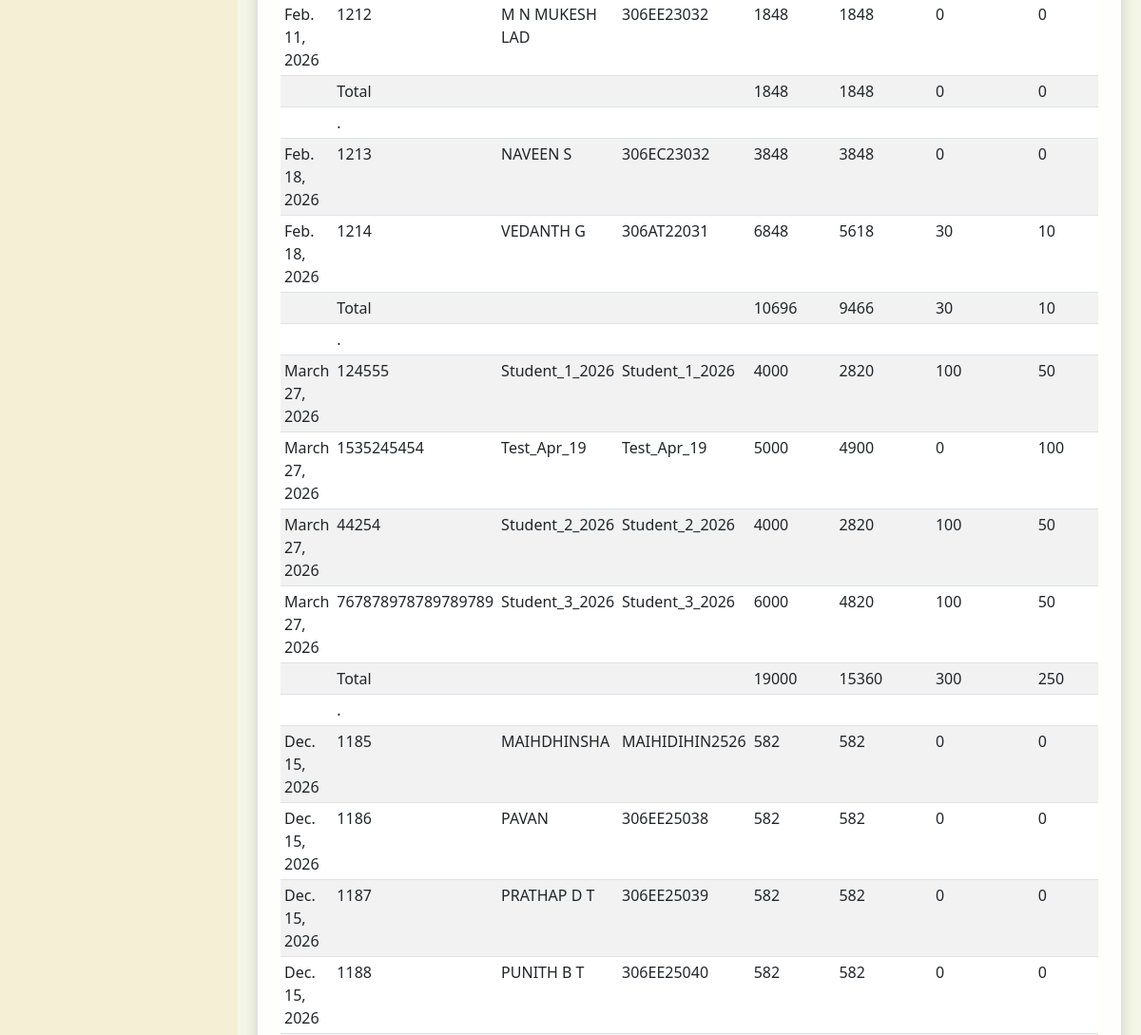
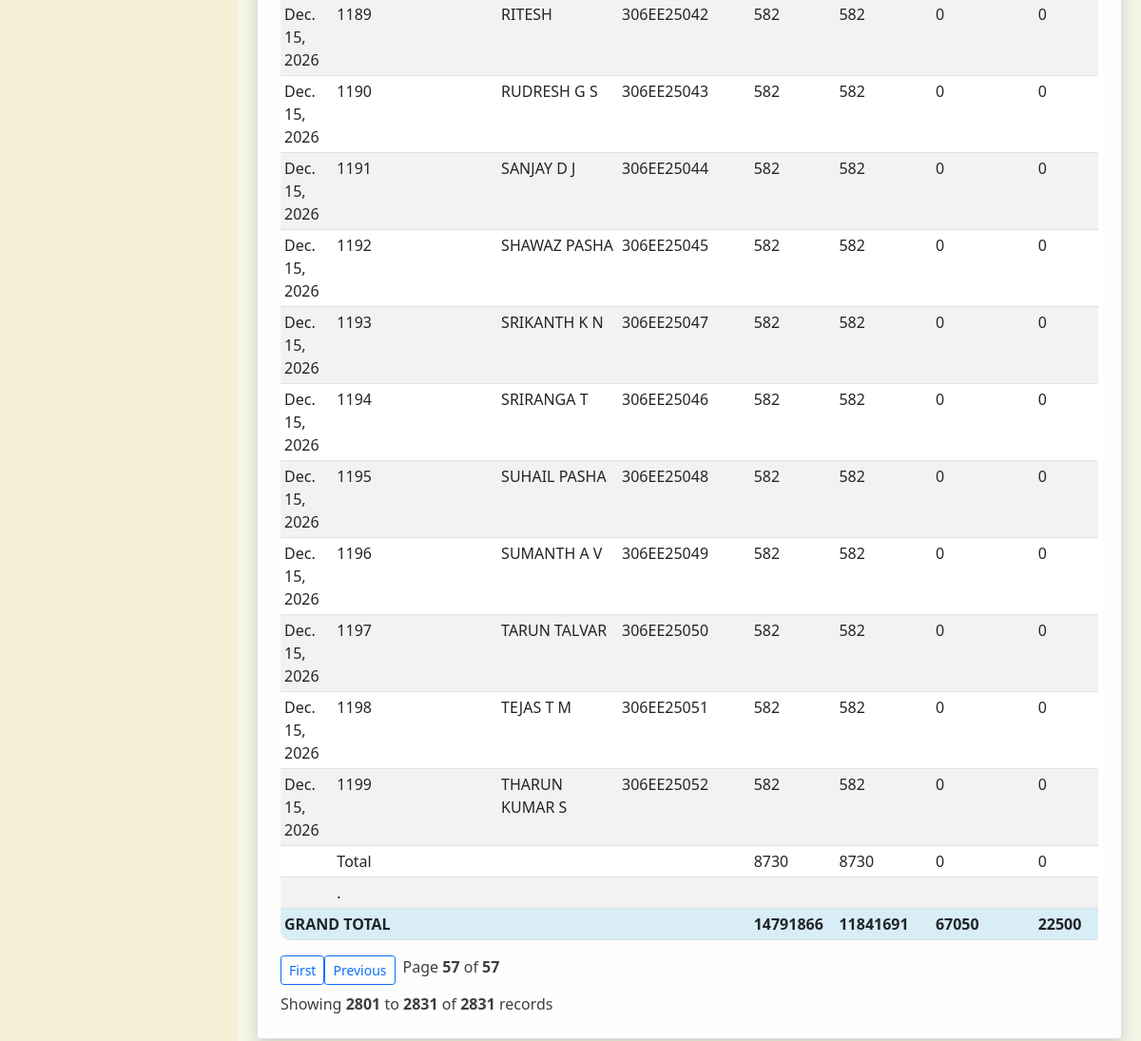
Page /history?page=58 (signed in, lower part) on the earlier database version (2 pictures, top to bottom).
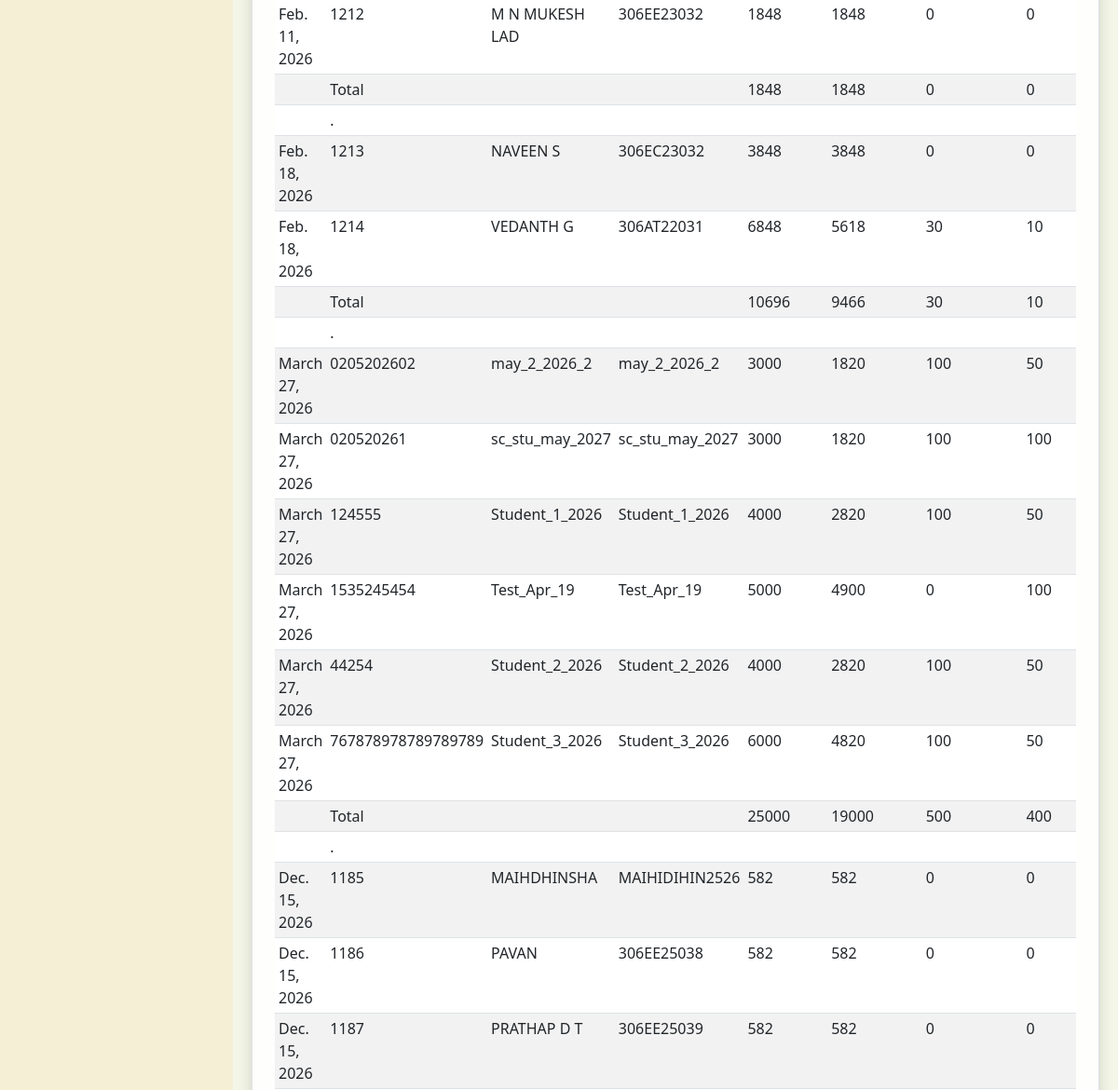
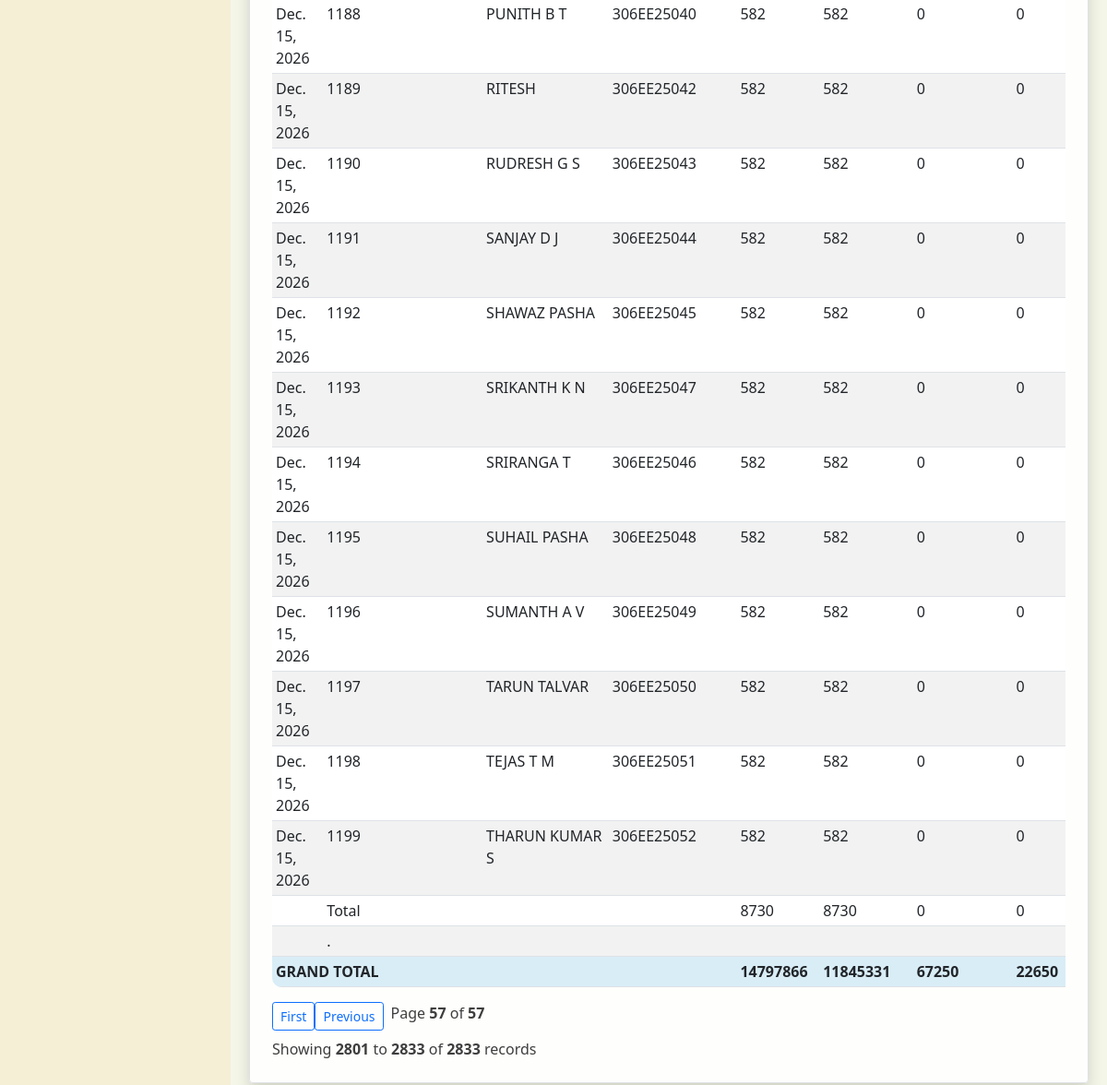
Same page on the later database version (2 pictures, top to bottom).
### accounts/models.py (models this page shows, shortened)
class History(models.Model):
    fees_receipt_no=models.CharField(primary_key=True,max_length=10)
    student=models.ForeignKey(Student,on_delete=models.CASCADE)
    year=models.IntegerField(default=0)
    academic_year=models.CharField(max_length=7)
    total_fees=models.IntegerField(default=0)
    tution_fees=models.IntegerField(default=0)
    admission_fees=models.IntegerField(default=0)
    id_fees=models.IntegerField(default=0)
    management_fees=models.IntegerField(default=0)
    lib_fees=models.IntegerField(default=0)
    assn_fees=models.IntegerField(default=0)
    rr_fees=models.IntegerField(default=0)
    swf_fees=models.IntegerField(default=0)
    twf_fees=models.IntegerField(default=0)
    lab_fees=models.IntegerField(default=0)
    sp_fees=models.IntegerField(default=0)
    nss_fees=models.IntegerField(default=0)
    dev_fees=models.IntegerField(default=0)
    red_cross_fees = models.IntegerField(default=0)
    date=models.DateField()

class Student(models.Model):
    roll_no=models.CharField(max_length=15,primary_key=True)
    roll_no2=models.CharField(max_length=15,unique=True,null=True)
    admission_year=models.IntegerField(default=2023)
    name=models.CharField(max_length=30)
    gender=models.CharField(max_length=2,default="M",choices=(('M','M'),('F','F')))
    dep=models.CharField(max_length=20,choices=department_choices)
    category=models.CharField(max_length=20,choices=category_choices,default="Others")
    sub_category=models.CharField(max_length=20,choices=sub_category_choices,default="--")
    student_phone_number=models.CharField(max_length=20,default="12345")
    parent_name=models.CharField(max_length=30,default="abcde")
    parent_phone_number=models.CharField(max_length=20,default="12345")
    student_image=models.FileField(default="default.jpg")
    application_number=models.CharField(max_length=20,default="000000000")
    cancel_admission=models.BooleanField(default=False)
    year_completed=models.IntegerField(default=0)
    merit_no = models.CharField(max_length=20, default="NA")
    Is_lateral = models.BooleanField(default=False)

### accounts/views.py (the view)
# urls.py: path('history',views.history,name="history"),
@login_required
def history(request):
    academic_year = request.GET.get('academic_year') or '---'
    qs = History.objects.select_related('student')
    if academic_year != '---':
        qs = qs.filter(academic_year=academic_year)
    qs = qs.order_by('date', 'fees_receipt_no')
    grand_totals = {
        'tution_fees': 0,
        'admission_fees': 0,
        'id_fees': 0,
        'management_fees': 0,
        'lib_fees': 0,
        'assn_fees': 0,
        'rr_fees': 0,
        'swf_fees': 0,
        'twf_fees': 0,
        'lab_fees': 0,
        'sp_fees': 0,
        'nss_fees': 0,
        'dev_fees': 0,
        'red_cross_fees' : 0,
        'total_fees': 0,
    }
    for obj in qs:
        for k in grand_totals:
            grand_totals[k] += getattr(obj, k) or 0
    paginator = Paginator(qs, 50)
    page_number = request.GET.get('page')
    page_obj = paginator.get_page(page_number)
    day_list2 = []
    prev_date = None
    totals = None
    def reset_totals(obj):
        return {
            'tution_fees': obj.tution_fees or 0,
            'admission_fees': obj.admission_fees or 0,
            'id_fees': obj.id_fees or 0,
            'management_fees': obj.management_fees or 0,
            'lib_fees': obj.lib_fees or 0,
            'assn_fees': obj.assn_fees or 0,
            'rr_fees': obj.rr_fees or 0,
            'swf_fees': obj.swf_fees or 0,
            'twf_fees': obj.twf_fees or 0,
            'lab_fees': obj.lab_fees or 0,
            'sp_fees': obj.sp_fees or 0,
            'nss_fees': obj.nss_fees or 0,
            'red_cross_fees' : obj.red_cross_fees or 0,
            'dev_fees': obj.dev_fees or 0,
            'total_fees': obj.total_fees or 0,
        }
    for i in page_obj:
        if prev_date is None:
            totals = reset_totals(i)
            prev_date = i.date
            day_list2.append(i)
            continue
        if i.date == prev_date:
            for k in totals:
                totals[k] += getattr(i, k) or 0
        else:
            day_list2.append(History(
                fees_receipt_no='Total',
                student=None,
                date='',
                **totals
            ))
            day_list2.append(empty_row())
            totals = reset_totals(i)
            prev_date = i.date
        day_list2.append(i)
    if page_obj:
        day_list2.append(History(
            fees_receipt_no='Total',
            student=None,
            date='',
            **totals
        ))
        day_list2.append(empty_row())
    params = request.GET.copy()
    params.pop('page', None)
    context = {
        'query_params': params.urlencode(),
        'day_list': day_list2,
        'page_obj': page_obj,
        'year_list': Academic_Year.objects.all().order_by('-academic_year'),
        'academic_year': academic_year,
        'grand_totals': grand_totals   # ✅ ADD THIS
    }
    return render(request, 'history.html', context)

### accounts/views.py (called while the page is built)
def empty_row():
        return History(
            fees_receipt_no='.',student=None,year=' ',tution_fees='  ',
                                admission_fees= '  ',id_fees= '  ',management_fees=' ',lib_fees=' ',assn_fees=' ',
                                rr_fees=' ',swf_fees=' ',twf_fees=' ',
                                lab_fees=' ',sp_fees=' ',nss_fees=' ',dev_fees=' '
                                ,date= '  ',red_cross_fees=' ',total_fees=" ")

### templates/history.html (shortened to what this page needs)
{% extends "base.html" %}
{% load static %}
{% load accounts_extras %}
{% block content %}
<br>
<div class="shadow border rounded p-4 bg-light">
{% if day_list %}
<div class="table-responsive">
  <br><br>
  <table class="table table-striped table-sm">
    <tbody>
      {% for file in day_list %}
      <tr>
        <td>{{ file.date }}</td>
        <td>{{ file.fees_receipt_no }}</td>
        <td>{{ file.student.name }}</td>
        <td>{{ file.student.roll_no2 }}</td>
        <td>{{ file.total_fees }}</td>
        <td>{{ file.tution_fees }}</td>
        <td>{{ file.admission_fees }}</td>
        <td>{{ file.id_fees }}</td>
      </tr>
      {% endfor %}
      <tr style="font-weight:bold; background:#d9edf7;">
        <td colspan="4">GRAND TOTAL</td>
        <td>{{ grand_totals.total_fees }}</td>
        <td>{{ grand_totals.tution_fees }}</td>
        <td>{{ grand_totals.admission_fees }}</td>
        <td>{{ grand_totals.id_fees }}</td>
    </tr>
    </tbody>
  </table>
<div class="pagination mt-3">
  {% if page_obj.has_previous %}
    <a href="?page=1{% if query_params %}&{{ query_params }}{% endif %}"
       class="btn btn-sm btn-outline-primary">
      First
    </a>
    <a href="?page={{ page_obj.previous_page_number }}{% if query_params %}&{{ query_params }}{% endif %}"
       class="btn btn-sm btn-outline-primary">
      Previous
    </a>
  {% endif %}
  <span class="mx-2">
    Page <b>{{ page_obj.number }}</b> of <b>{{ page_obj.paginator.num_pages }}</b>
  </span>
</div>
<div class="mt-2">
  Showing <b>{{ page_obj.start_index }}</b> to <b>{{ page_obj.end_index }}</b>
  of <b>{{ page_obj.paginator.count }}</b> records
</div>
{% else %}
  <div class="fs-4">No records found</div>
{% endif %}
</div>
{% endblock %}

Differences in the rows shown:
added History: date "March 27, 2026", fees_receipt_no "0205202602", student.name "may_2_2026_2", student.roll_no2 "may_2_2026_2", total_fees "3000", tution_fees "1820", admission_fees "100", id_fees "50"
added History: date "March 27, 2026", fees_receipt_no "020520261", student.name "sc_stu_may_2027", student.roll_no2 "sc_stu_may_2027", total_fees "3000", tution_fees "1820", admission_fees "100", id_fees "100"
Other differences:
{{ file.total_fees }}: "19000" → "25000"
{{ file.tution_fees }}: "15360" → "19000"
{{ file.admission_fees }}: "300" → "500"
{{ file.id_fees }}: "250" → "400"
{{ grand_totals.total_fees }}: "14791866" → "14797866"
{{ grand_totals.tution_fees }}: "11841691" → "11845331"
{{ grand_totals.admission_fees }}: "67050" → "67250"
{{ grand_totals.id_fees }}: "22500" → "22650"
{{ page_obj.end_index }}: "2831" → "2833"
{{ page_obj.paginator.count }}: "2831" → "2833"
